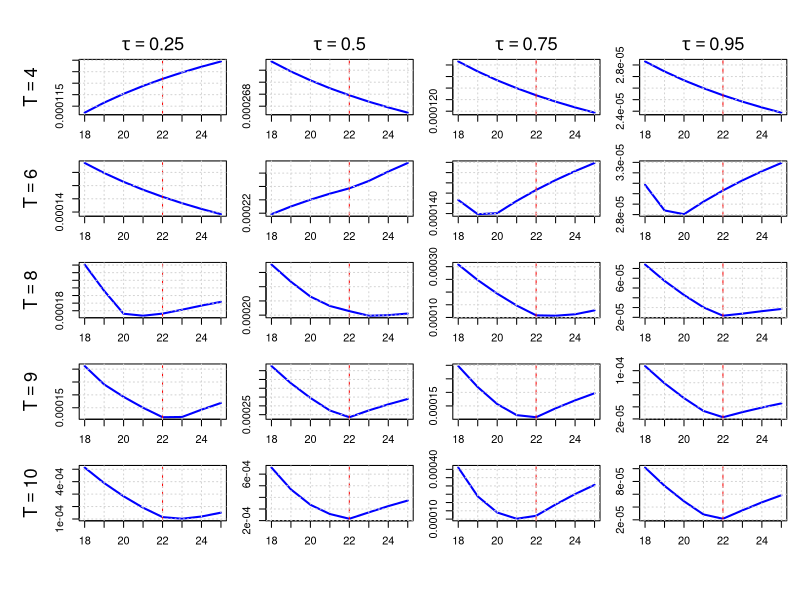

Write R code to recreate this figure.
# ---------------------------------------------------------------------------
# Quantile-Based Peak Estimation with Asymmetric Laplace to match tau
# ---------------------------------------------------------------------------
# ---------------------------------------------------------------------------
# Asymmetric Laplace with P(e < 0)= tau
# ---------------------------------------------------------------------------
rasy_laplace <- function(n, tau, z) {
  u <- runif(n)
  sample <- numeric(n)
  
  for (i in 1:n) {
    if (u[i] < tau) { 
      sample[i] <- -rexp(1, rate = 1 + z) 
    } else { 
      sample[i] <- rexp(1, rate = 1 - z) 
    }
  }
  
  return(sample)
}

# ---------------------------------------------------------------------------
# Quantile Loss
# ---------------------------------------------------------------------------
quantile_loss <- function(u, tau) {
  u * ( tau - (u < 0) )
}

# ---------------------------------------------------------------------------
# Weighted Quantile
# ---------------------------------------------------------------------------
med_weighted_tau <- function(I, l, s, tau) {
  T <- length(I)
  
  x <- I * exp(((1:T) - l)^2 / s^2)
  w <- exp(-((1:T) - l)^2 / s^2)
  
  o <- order(x)
  x_sorted <- x[o]
  w_sorted <- w[o]
  
  cum_w <- cumsum(w_sorted)
  cutoff <- tau * sum(w_sorted)
  
  k <- min(which(cum_w >= cutoff))
  
  return(x_sorted[k]) 
}

# ---------------------------------------------------------------------------
# Quantile-Based Amplitude
# ---------------------------------------------------------------------------
compute_a <- function(I, l, s, tau) {
  med_weighted_tau(I, l, s, tau)
}

# ---------------------------------------------------------------------------
# Quantile Loss objective
# ---------------------------------------------------------------------------
objective_function <- function(I, a, l, s, tau) {
  t <- seq_along(I)
  fitted <- a * exp(-((t - l)^2) / s^2)
  u <- I - fitted
  mean(quantile_loss(u, tau))
}

# ---------------------------------------------------------------------------
# Optimize s for a given l
# ---------------------------------------------------------------------------
search_best_s <- function(I, l, tau) {
  f_obj <- function(s) {
    a_hat <- compute_a(I, l, s, tau)
    objective_function(I, a_hat, l, s, tau)
  }
  optimize(f_obj, interval = c(1, 20), tol = 1e-4)$minimum
}

# ---------------------------------------------------------------------------
# Main simulation
# ---------------------------------------------------------------------------
simulate_quantile_objective_asy <- function(T, A, L, S, tau, z, snr = Inf, seed = NULL) {
  t <- 1:T
  signal <- A * exp(-((t - L)^2) / S^2)
  
  if (!is.null(seed)) set.seed(seed)
  
  if (is.finite(snr)) {
    b <- A / (sqrt(2) * snr)
    noise <- rasy_laplace(T, tau, z) * b
    I <- signal + noise
  } else {
    I <- signal
  }
  
  l_grid <- 18:25
  losses <- sapply(l_grid, function(l) {
    s_hat <- search_best_s(I, l, tau)
    a_hat <- compute_a(I, l, s_hat, tau)
    objective_function(I, a_hat, l, s_hat, tau)
  })
  
  data.frame(l = l_grid, loss = losses, T = T)
}

# ---------------------------------------------------------------------------
# Combined Plotting Utility for All Tau and T Values (Asymmetric Laplace)
# ---------------------------------------------------------------------------
plot_all_asymmetric_objectives <- function(results_all, L_true) {
  Ts <- sort(unique(results_all$T))
  taus <- sort(unique(results_all$tau))
  nrow <- length(Ts)
  ncol <- length(taus)
  
  pdf(file = "plot_asymmetric_all.pdf", width = 2.5 * ncol, height = 2.5 * nrow)
  old_par <- par(mfrow = c(nrow, ncol), mar = c(2, 2, 1.5, 1), oma = c(4, 4, 3, 0))
  on.exit({ par(old_par); dev.off() })
  
  for (i in seq_along(Ts)) {
    for (j in seq_along(taus)) {
      T_val <- Ts[i]
      tau_val <- taus[j]
      subset_data <- subset(results_all, T == T_val & tau == tau_val)
      
      plot(subset_data$l, subset_data$loss, type = "l", lwd = 2, col = "blue",
           xlab = "", ylab = "", main = "")
      abline(v = L_true, col = "red", lty = 2)
      grid()
      
      if (j == 1) mtext(bquote(T == .(T_val)), side = 2, line = 3, cex = 1.1)
      if (i == 1) mtext(bquote(tau == .(tau_val)), side = 3, line = 0.5, cex = 1.1)
    }
  }
  
  # Optional common axis labels or title
  # mtext("Candidate Peak Location l", side = 1, outer = TRUE, line = 2.5, cex = 1.2)
  # mtext(expression("Objective Function " * f[tau]), side = 2, outer = TRUE, line = 2.5, cex = 1.2)
  # mtext("Quantile-Based Peak Estimation — Asymmetric Laplace (z = 0)", side = 3, outer = TRUE, line = 1.5, cex = 1.4)
}


# ---------------------------------------------------------------------------
# Run simulation and generate merged plot
# ---------------------------------------------------------------------------
A_true <- 1
L_true <- 22
S_true <- 10
snr <- 1000
seed <- 280
T_vals <- c(4, 6, 8, 9, 10)
tau_values <- c(0.25, 0.5, 0.75, 0.95)
z <- 0  

results_all <- do.call(rbind, lapply(tau_values, function(tau_val) {
  do.call(rbind, lapply(T_vals, function(T) {
    df <- simulate_quantile_objective_asy(
      T, A = A_true, L = L_true, S = S_true,
      tau = tau_val, z = z, snr = snr, seed = seed
    )
    df$tau <- tau_val
    df
  }))
}))

plot_all_asymmetric_objectives(results_all, L_true)
cat("Combined plot saved to plot_asymmetric_all.png\n")
